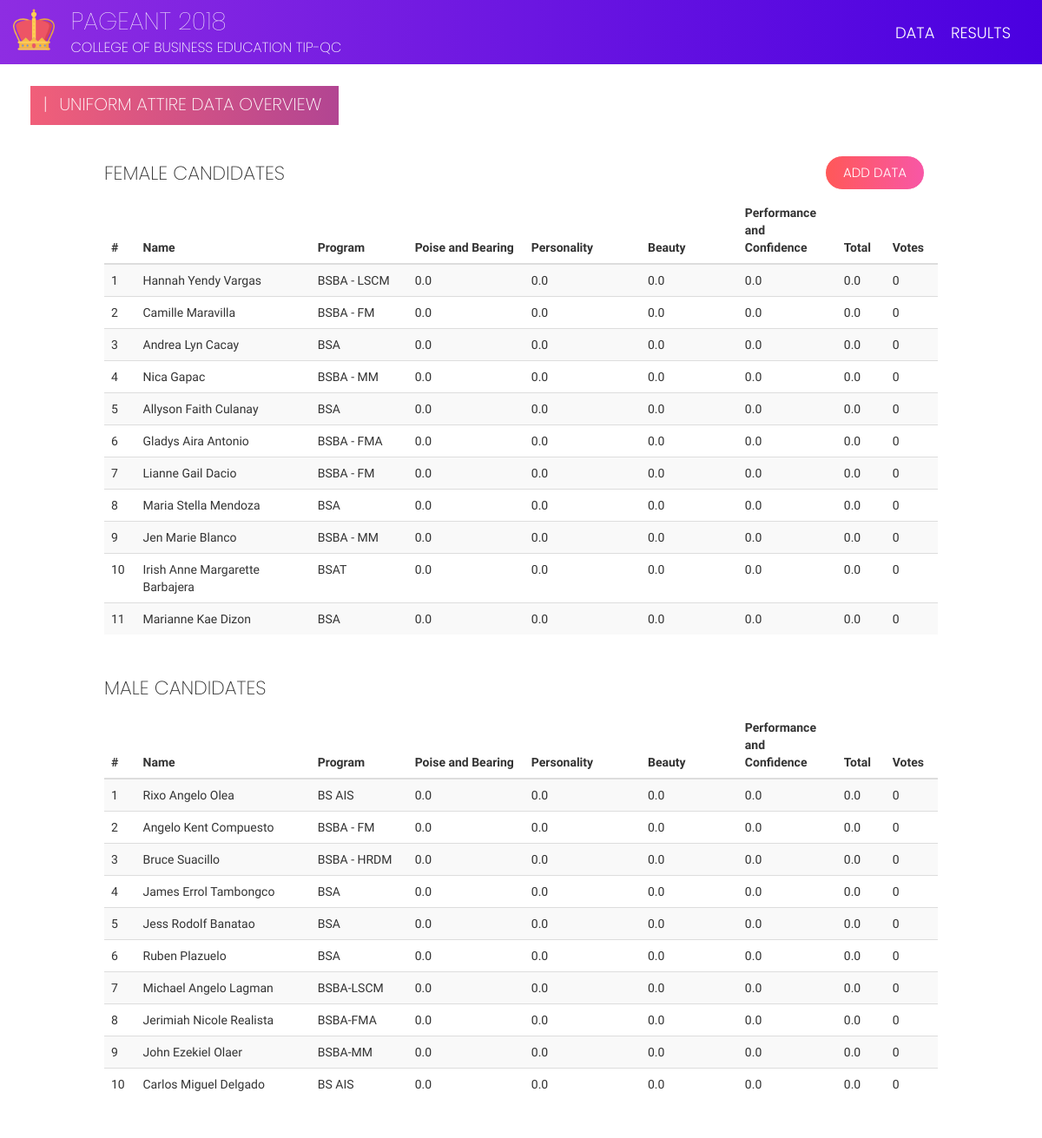
Page /candidates/uniform_attire/ (signed in) on the earlier database version.
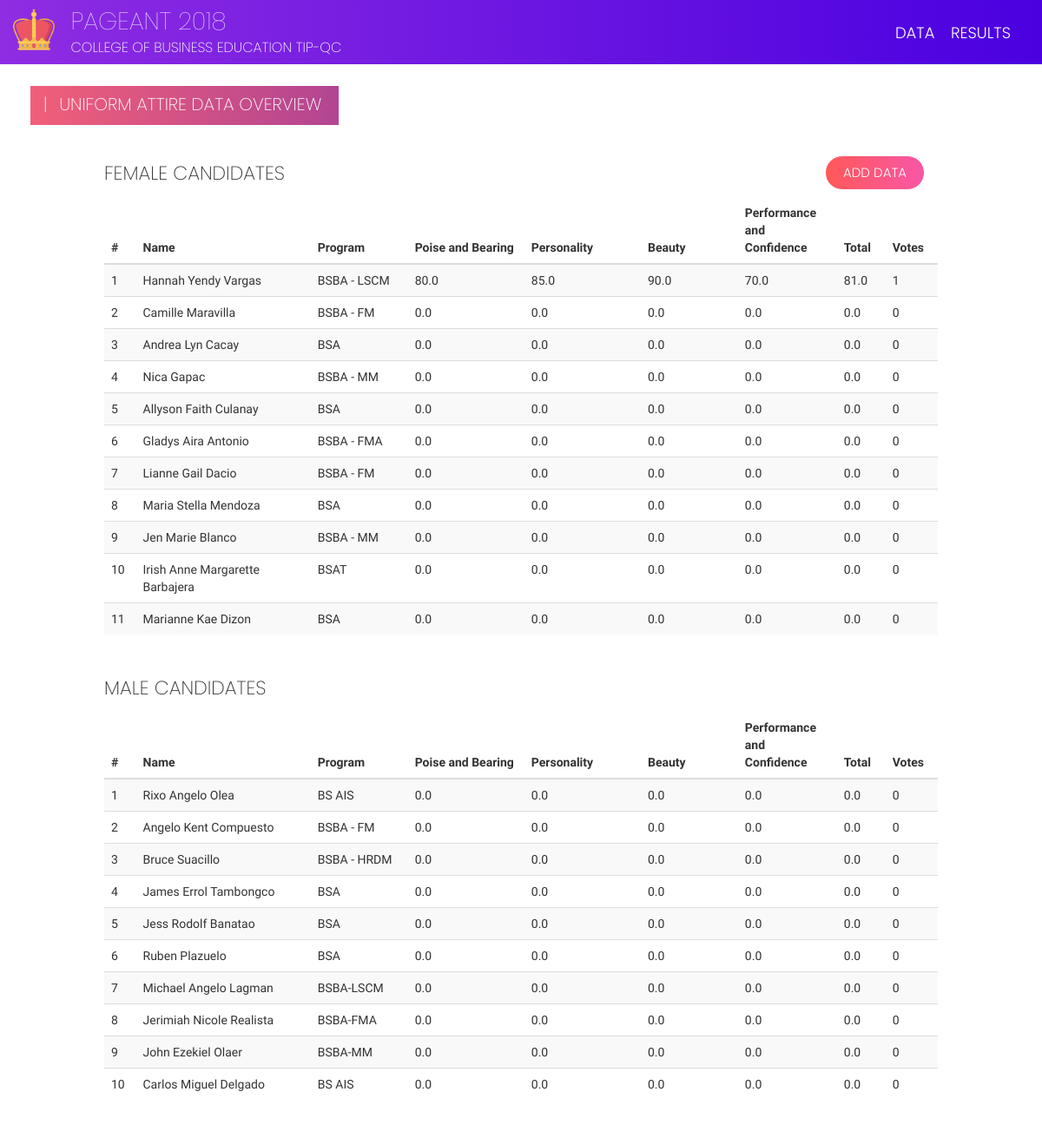
Same page on the later database version.
### candidates/models.py (models this page shows, shortened)
class UniformAttireTotal(models.Model):
    candidate = models.OneToOneField(Candidate, on_delete=models.CASCADE)
    poise_and_bearing = models.FloatField(validators=[MaxValueValidator(100), MinValueValidator(0)])
    personality = models.FloatField(validators=[MaxValueValidator(100), MinValueValidator(0)])
    beauty = models.FloatField(validators=[MaxValueValidator(100), MinValueValidator(0)])
    performance_and_confidence = models.FloatField(validators=[MaxValueValidator(100), MinValueValidator(0)])
    total = models.FloatField(null=True)
    votes = models.IntegerField(default=0)

class Candidate(models.Model):
    idx = models.IntegerField(null=True)
    picture = models.ImageField(default="default.png")
    first_name = models.CharField(max_length=50)
    last_name = models.CharField(max_length=50)
    program = models.CharField(max_length=50)
    sex = models.CharField(max_length=8, choices=(('Male', 'Male'), ('Female', 'Female')))
    order = models.IntegerField(null=True)
    class Meta:
        ordering = ('idx', 'sex')

### candidates/views.py (the view)
# urls.py: path('uniform_attire/', views.uniform_attire_overview, name='uniform_attire_overview'),
@login_required(login_url='admin:login')
def uniform_attire_overview(request):
    data = UniformAttireTotal.objects.all().order_by('-total')
    return render(request, 'candidates/uniform_attire_overview.html', {'data': data})

### candidates/templates/candidates/uniform_attire_overview.html
{% extends 'add.html' %}
{% load static %}
{% block form %}
<link href="{% static 'css/add.css' %}" rel="stylesheet"/>
<div class="page-label-box">
    <h2 class="page-label">|<span style="padding-right: 8px;">  </span>Uniform Attire Data Overview</h2>
</div>
<a id="btn-transact" class="btn btn-x btn-t-x" href="{% url 'candidates:uniform_attire_list' %}">Add Data</a>
<div class="row" id="table-content">
    <h3 class="table-label-x">Female Candidates</h3>
    <table class="table table-striped">
        <thead>
        <tr>
            <th scope="col" style="width: 3%;">#</th>
            <th scope="col" style="width: 18%;">Name</th>
            <th scope="col" style="width: 10%;">Program</th>
            <th scope="col" style="width: 12%;">Poise and Bearing</th>
            <th scope="col" style="width: 12%;">Personality</th>
            <th scope="col" style="width: 10%;">Beauty</th>
            <th scope="col" style="width: 10%;">Performance and Confidence</th>
            <th scope="col" style="width: 5%;">Total</th>
            <th scope="col" style="width: 5%;">Votes</th>
        </tr>
        </thead>
        <tbody>
        {% for each in data %}
        {% if each.candidate.sex == 'Female' %}
        <tr>
            <th scope="row">{{ each.candidate.idx }}</th>
            <td>{{ each.candidate.first_name }}<span> </span>{{ each.candidate.last_name }}</td>
            <td>{{ each.candidate.program }}</td>
            <td>{{ each.poise_and_bearing }}</td>
            <td>{{ each.personality }}</td>
            <td>{{ each.beauty }}</td>
            <td>{{ each.performance_and_confidence }}</td>
            <td>{{ each.total }}</td>
            <td>{{ each.votes }}</td>
        </tr>
        {% endif %}
        {% endfor %}
        </tbody>
    </table>
    <h3 class="table-label-x table-label-male">Male Candidates</h3>
    <table class="table table-striped">
        <thead>
        <tr>
            <th scope="col" style="width: 3%;">#</th>
            <th scope="col" style="width: 18%;">Name</th>
            <th scope="col" style="width: 10%;">Program</th>
            <th scope="col" style="width: 12%;">Poise and Bearing</th>
            <th scope="col" style="width: 12%;">Personality</th>
            <th scope="col" style="width: 10%;">Beauty</th>
            <th scope="col" style="width: 10%;">Performance and Confidence</th>
            <th scope="col" style="width: 5%;">Total</th>
            <th scope="col" style="width: 5%;">Votes</th>
        </tr>
        </thead>
        <tbody>
        {% for each in data %}
        {% if each.candidate.sex == 'Male' %}
        <tr>
            <th scope="row">{{ each.candidate.idx }}</th>
            <td>{{ each.candidate.first_name }}<span> </span>{{ each.candidate.last_name }}</td>
            <td>{{ each.candidate.program }}</td>
            <td>{{ each.poise_and_bearing }}</td>
            <td>{{ each.personality }}</td>
            <td>{{ each.beauty }}</td>
            <td>{{ each.performance_and_confidence }}</td>
            <td>{{ each.total }}</td>
            <td>{{ each.votes }}</td>
        </tr>
        {% endif %}
        {% endfor %}
        </tbody>
    </table>
</div>
{% endblock %}

Differences in the rows shown:
changed UniformAttireTotal "Hannah Yendy": poise_and_bearing "0.0" → "80.0"; personality "0.0" → "85.0"; beauty "0.0" → "90.0"; performance_and_confidence "0.0" → "70.0"; total "0.0" → "81.0"; votes "0" → "1"
